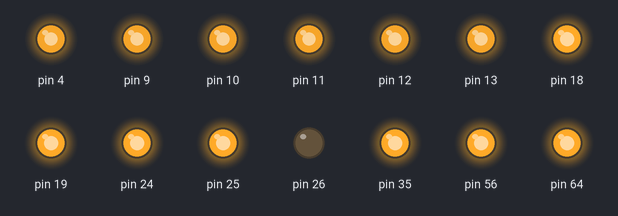
A sketch run on a simulated Arduino Mega 2560, built with avr-gcc and run on an emulated ATmega2560. On the bench: output pins drawn as LEDs (lit = HIGH).

Above: at 0.05 s.
At 15.55 s:
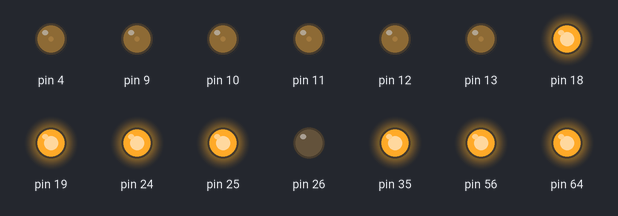
Timing chart, 0 to 20.3 s (numbered marks = the images above):
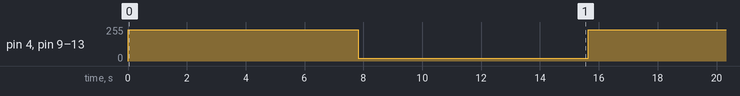

Measured:
- by itself, pin 4, pin 9–13: alternates 235/255 for 7.8 s and 20/255 for 7.8 s

The sketch:

seabotix_test.ino
```cpp
uint8_t pwm = 0;

void setup()
{
	initThrusters();
	resetThrusters();
	Serial.begin(9600);
}

void loop()
{
  pwm = 235;
    		analogWrite(13, pwm); //Channel 1
  		analogWrite(4, pwm); //Channel 2
		analogWrite(11, pwm); //Channel 3

		analogWrite(12, pwm); //Channel 4
		analogWrite(10, pwm); //Channel 5
		analogWrite(9, pwm); //Channel 6


        delay(500000);
		pwm = 20;
  		analogWrite(13, pwm); //Channel 1
  		analogWrite(4, pwm); //Channel 2
		analogWrite(11, pwm); //Channel 3

		analogWrite(12, pwm); //Channel 4
		analogWrite(10, pwm); //Channel 5
		analogWrite(9, pwm); //Channel 6


        delay(500000);
}

void initThrusters()
{
	/*Setting directions of the pins
	SR, Reset, PWM is OUTPUT
	FF1 and FF2 is INPUT
	Refer to pin mapping on trello*/

	//Setting PWM frequency
	TCCR0B = TCCR0B & 0b11111000 | 0x01;
	TCCR1B = TCCR1B & 0b11111000 | 0x01;
	TCCR2B = TCCR2B & 0b11111000 | 0x01;

	//For Channel 1------------------------
	//Setting directions
	DDRA |= 0B00011100;
	DDRA &= 0B11111100;

	//Setting Outputs
	//SR = LOW; Reset = HIGH; PWM = HIGH;
	PORTA |= 0B00001100;
	PORTA &= 0B11101111;
	//For Channel 1-------------------------

	//For Channel 2-------------------------
	//Setting directions
	DDRD |= 0B00011100;
	DDRL &= 0B00111111;

	//Setting Outputs
	//SR = LOW; Reset = HIGH; PWM = HIGH;
	PORTD |= 0B00001100;
	PORTD &= 0B11101111;
	//For Channel 2-------------------------

	//For Channel 3-------------------------
	//Setting directions
	DDRC |= 0B00000111;
	DDRC &= 0B11100111;

	//Setting Outputs
	//SR = LOW; Reset = HIGH; PWM = HIGH;
	PORTC |= 0B00000110;
	PORTC &= 0B11111110;
	//For Channel 3-------------------------

	//For Channel 4------------------------
	//Setting directions
	DDRJ |= 0B00011100;
	DDRJ &= 0B11111100;

	//Setting Outputs
	//SR = LOW; Reset = HIGH; PWM = HIGH;
	PORTJ |= 0B00001100;
	PORTJ &= 0B11101111;
	//For Channel 4-------------------------

	//For Channel 5-------------------------
	//Setting directions
	DDRF |= 0B00000111;
	DDRF &= 0B11100111;

	//Setting Outputs
	//SR = LOW; Reset = HIGH; PWM = HIGH;
	PORTF |= 0B00000110;
	PORTF &= 0B11111110;
	//For Channel 5-------------------------

	//For Channel 6-------------------------
	//Setting directions
	DDRK |= 0B00000111;
	DDRK &= 0B11100111;

	//Setting Outputs
	//SR = LOW; Reset = HIGH; PWM = HIGH;
	PORTK |= 0B00000110;
	PORTK &= 0B11111110;
	//For Channel 6-------------------------
}

void resetThrusters()
{
	//For Channel 1
	PORTA &= 0B11111011;
	delay(100);
	PORTA |= 0B00000100;
	pinMode(13, OUTPUT);
	analogWrite(13, 128);

	//For Channel 2
	PORTD &= 0B11111011;
	delay(100);
	PORTD |= 0B00000100;
	pinMode(4, OUTPUT);
	analogWrite(4, 128);

	//For Channel 3
	PORTC &= 0B11111011;
	delay(100);
	PORTC |= 0B00000100;
	pinMode(11, OUTPUT);
	analogWrite(11, 128);

	//For Channel 4
	PORTJ &= 0B11111011;
	delay(100);
	PORTJ |= 0B00000100;
	pinMode(12, OUTPUT);
	analogWrite(12, 128);

	//For Channel 5
	PORTF &= 0B11111011;
	delay(100);
	PORTF |= 0B00000100;
	pinMode(10, OUTPUT);
	analogWrite(10, 128);

	//For Channel 6
	PORTK &= 0B11111011;
	delay(100);
	PORTK |= 0B00000100;
	pinMode(9, OUTPUT);
	analogWrite(9, 128);
}
```
